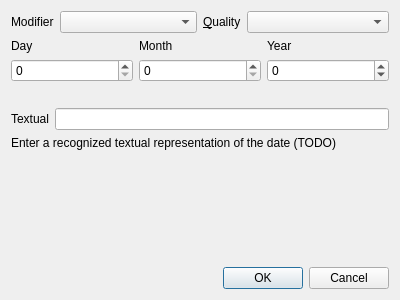
<?xml version="1.0" encoding="UTF-8"?>
<ui version="4.0">
 <class>GenealogicalDateEditWindow</class>
 <widget class="QDialog" name="GenealogicalDateEditWindow">
  <property name="geometry">
   <rect>
    <x>0</x>
    <y>0</y>
    <width>400</width>
    <height>300</height>
   </rect>
  </property>
  <property name="windowTitle">
   <string>Dialog</string>
  </property>
  <layout class="QVBoxLayout" name="verticalLayout">
   <item>
    <layout class="QHBoxLayout" name="horizontalLayout">
     <item>
      <layout class="QFormLayout" name="formLayout">
       <item row="0" column="0">
        <widget class="QLabel" name="modifierLabel">
         <property name="text">
          <string>Modifier</string>
         </property>
         <property name="buddy">
          <cstring>modifierInput</cstring>
         </property>
        </widget>
       </item>
       <item row="0" column="1">
        <widget class="QComboBox" name="modifierInput"/>
       </item>
      </layout>
     </item>
     <item>
      <layout class="QFormLayout" name="formLayout_2">
       <item row="0" column="0">
        <widget class="QLabel" name="qualityLabel">
         <property name="text">
          <string>&amp;Quality</string>
         </property>
         <property name="buddy">
          <cstring>qualityInput</cstring>
         </property>
        </widget>
       </item>
       <item row="0" column="1">
        <widget class="QComboBox" name="qualityInput"/>
       </item>
      </layout>
     </item>
    </layout>
   </item>
   <item>
    <layout class="QGridLayout" name="gridLayout">
     <item row="0" column="0">
      <widget class="QLabel" name="dayLabel">
       <property name="text">
        <string>Day</string>
       </property>
       <property name="buddy">
        <cstring>daySpinBox</cstring>
       </property>
      </widget>
     </item>
     <item row="0" column="1">
      <widget class="QLabel" name="monthLabel">
       <property name="text">
        <string>Month</string>
       </property>
       <property name="buddy">
        <cstring>monthSpinBox</cstring>
       </property>
      </widget>
     </item>
     <item row="1" column="0">
      <widget class="QSpinBox" name="daySpinBox">
       <property name="maximum">
        <number>31</number>
       </property>
      </widget>
     </item>
     <item row="0" column="2">
      <widget class="QLabel" name="yearLabel">
       <property name="text">
        <string>Year</string>
       </property>
       <property name="buddy">
        <cstring>yearSpinBox</cstring>
       </property>
      </widget>
     </item>
     <item row="1" column="1">
      <widget class="QSpinBox" name="monthSpinBox">
       <property name="maximum">
        <number>12</number>
       </property>
      </widget>
     </item>
     <item row="1" column="2">
      <widget class="QSpinBox" name="yearSpinBox">
       <property name="minimum">
        <number>-10000</number>
       </property>
       <property name="maximum">
        <number>10000</number>
       </property>
      </widget>
     </item>
    </layout>
   </item>
   <item>
    <spacer name="verticalSpacer">
     <property name="orientation">
      <enum>Qt::Orientation::Vertical</enum>
     </property>
     <property name="sizeType">
      <enum>QSizePolicy::Policy::Maximum</enum>
     </property>
     <property name="sizeHint" stdset="0">
      <size>
       <width>20</width>
       <height>20</height>
      </size>
     </property>
    </spacer>
   </item>
   <item>
    <layout class="QFormLayout" name="formLayout_5">
     <item row="0" column="0">
      <widget class="QLabel" name="textualLabel">
       <property name="text">
        <string>Textual</string>
       </property>
       <property name="buddy">
        <cstring>textualLineEdit</cstring>
       </property>
      </widget>
     </item>
     <item row="0" column="1">
      <widget class="QLineEdit" name="textualLineEdit"/>
     </item>
    </layout>
   </item>
   <item>
    <widget class="QLabel" name="textualHelpText">
     <property name="sizePolicy">
      <sizepolicy hsizetype="Preferred" vsizetype="Minimum">
       <horstretch>0</horstretch>
       <verstretch>0</verstretch>
      </sizepolicy>
     </property>
     <property name="text">
      <string>Enter a recognized textual representation of the date (TODO)</string>
     </property>
    </widget>
   </item>
   <item>
    <spacer name="verticalSpacer_2">
     <property name="orientation">
      <enum>Qt::Orientation::Vertical</enum>
     </property>
     <property name="sizeHint" stdset="0">
      <size>
       <width>20</width>
       <height>40</height>
      </size>
     </property>
    </spacer>
   </item>
   <item>
    <widget class="QDialogButtonBox" name="buttonBox">
     <property name="orientation">
      <enum>Qt::Orientation::Horizontal</enum>
     </property>
     <property name="standardButtons">
      <set>QDialogButtonBox::StandardButton::Cancel|QDialogButtonBox::StandardButton::Ok</set>
     </property>
    </widget>
   </item>
  </layout>
 </widget>
 <resources/>
 <connections>
  <connection>
   <sender>buttonBox</sender>
   <signal>accepted()</signal>
   <receiver>GenealogicalDateEditWindow</receiver>
   <slot>accept()</slot>
   <hints>
    <hint type="sourcelabel">
     <x>248</x>
     <y>254</y>
    </hint>
    <hint type="destinationlabel">
     <x>157</x>
     <y>274</y>
    </hint>
   </hints>
  </connection>
  <connection>
   <sender>buttonBox</sender>
   <signal>rejected()</signal>
   <receiver>GenealogicalDateEditWindow</receiver>
   <slot>reject()</slot>
   <hints>
    <hint type="sourcelabel">
     <x>316</x>
     <y>260</y>
    </hint>
    <hint type="destinationlabel">
     <x>286</x>
     <y>274</y>
    </hint>
   </hints>
  </connection>
 </connections>
</ui>
